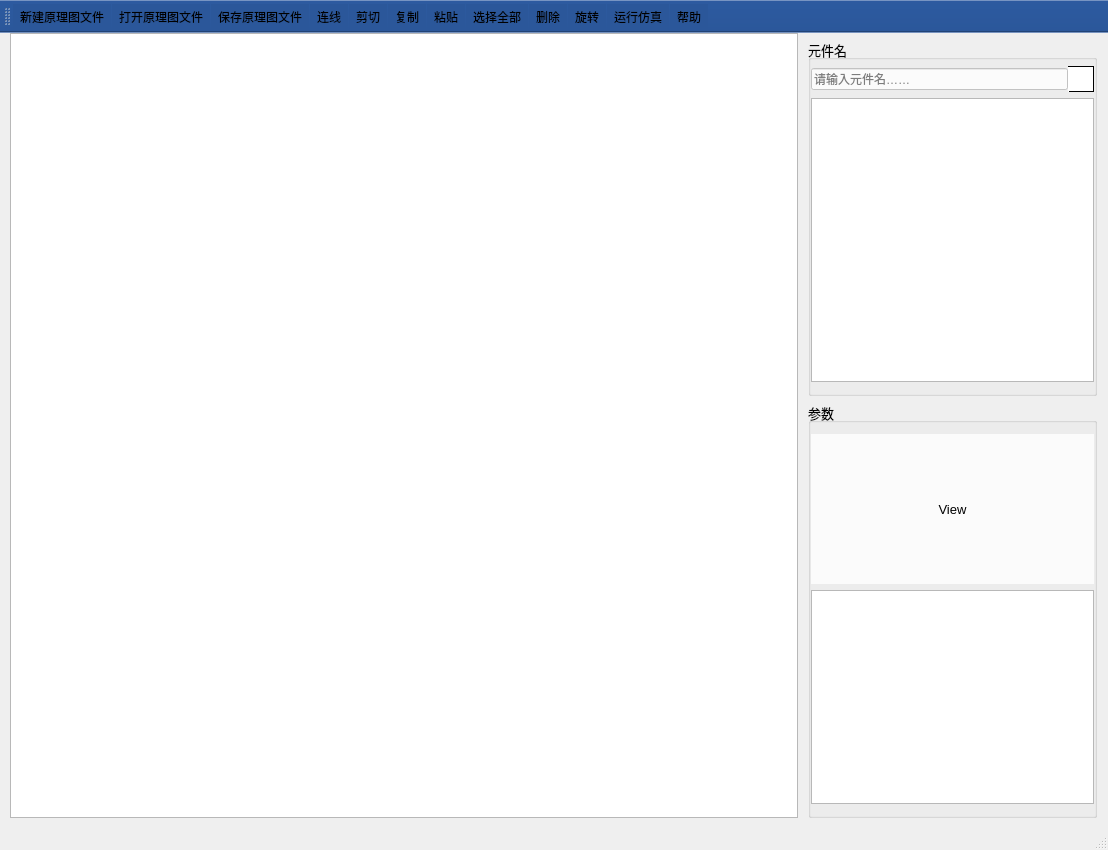
<?xml version="1.0" encoding="UTF-8"?>
<ui version="4.0">
 <class>MainWindow</class>
 <widget class="QMainWindow" name="MainWindow">
  <property name="geometry">
   <rect>
    <x>0</x>
    <y>0</y>
    <width>1108</width>
    <height>850</height>
   </rect>
  </property>
  <property name="maximumSize">
   <size>
    <width>16777215</width>
    <height>16777215</height>
   </size>
  </property>
  <property name="mouseTracking">
   <bool>true</bool>
  </property>
  <property name="windowTitle">
   <string>未命名 - 简易电路仿真器</string>
  </property>
  <property name="windowIcon">
   <iconset resource="resource/res.qrc">
    <normaloff>:/icon/logo</normaloff>:/icon/logo</iconset>
  </property>
  <widget class="QWidget" name="centralWidget">
   <property name="mouseTracking">
    <bool>true</bool>
   </property>
   <property name="autoFillBackground">
    <bool>false</bool>
   </property>
   <property name="styleSheet">
    <string notr="true"/>
   </property>
   <layout class="QGridLayout" name="gridLayout">
    <property name="leftMargin">
     <number>10</number>
    </property>
    <property name="topMargin">
     <number>0</number>
    </property>
    <property name="rightMargin">
     <number>0</number>
    </property>
    <property name="bottomMargin">
     <number>10</number>
    </property>
    <property name="horizontalSpacing">
     <number>10</number>
    </property>
    <property name="verticalSpacing">
     <number>0</number>
    </property>
    <item row="0" column="1">
     <widget class="QWidget" name="edit" native="true">
      <property name="sizePolicy">
       <sizepolicy hsizetype="Preferred" vsizetype="Preferred">
        <horstretch>0</horstretch>
        <verstretch>0</verstretch>
       </sizepolicy>
      </property>
      <property name="minimumSize">
       <size>
        <width>300</width>
        <height>0</height>
       </size>
      </property>
      <property name="maximumSize">
       <size>
        <width>300</width>
        <height>16777215</height>
       </size>
      </property>
      <property name="mouseTracking">
       <bool>true</bool>
      </property>
      <layout class="QGridLayout" name="gridLayout_2">
       <property name="leftMargin">
        <number>0</number>
       </property>
       <property name="topMargin">
        <number>6</number>
       </property>
       <property name="bottomMargin">
        <number>0</number>
       </property>
       <property name="spacing">
        <number>0</number>
       </property>
       <item row="0" column="0">
        <layout class="QVBoxLayout" name="verticalLayout_3" stretch="6,7">
         <property name="bottomMargin">
          <number>0</number>
         </property>
         <item>
          <widget class="QGroupBox" name="partName">
           <property name="maximumSize">
            <size>
             <width>300</width>
             <height>16777215</height>
            </size>
           </property>
           <property name="font">
            <font>
             <family>Microsoft YaHei UI</family>
             <pointsize>10</pointsize>
             <weight>50</weight>
             <bold>false</bold>
            </font>
           </property>
           <property name="title">
            <string>元件名</string>
           </property>
           <property name="flat">
            <bool>true</bool>
           </property>
           <layout class="QGridLayout" name="gridLayout_3">
            <property name="leftMargin">
             <number>0</number>
            </property>
            <property name="topMargin">
             <number>6</number>
            </property>
            <property name="rightMargin">
             <number>0</number>
            </property>
            <item row="0" column="0">
             <layout class="QHBoxLayout" name="horizontalLayout">
              <property name="spacing">
               <number>0</number>
              </property>
              <property name="sizeConstraint">
               <enum>QLayout::SetDefaultConstraint</enum>
              </property>
              <item>
               <widget class="QLineEdit" name="partSearch">
                <property name="font">
                 <font>
                  <family>Microsoft YaHei UI</family>
                  <pointsize>9</pointsize>
                  <weight>50</weight>
                  <bold>false</bold>
                 </font>
                </property>
                <property name="focusPolicy">
                 <enum>Qt::ClickFocus</enum>
                </property>
                <property name="styleSheet">
                 <string notr="true">background-color: rgb(255, 255, 255, 200);</string>
                </property>
                <property name="placeholderText">
                 <string>请输入元件名……</string>
                </property>
               </widget>
              </item>
              <item>
               <widget class="QLabel" name="label">
                <property name="sizePolicy">
                 <sizepolicy hsizetype="Fixed" vsizetype="Fixed">
                  <horstretch>26</horstretch>
                  <verstretch>26</verstretch>
                 </sizepolicy>
                </property>
                <property name="minimumSize">
                 <size>
                  <width>26</width>
                  <height>26</height>
                 </size>
                </property>
                <property name="maximumSize">
                 <size>
                  <width>26</width>
                  <height>26</height>
                 </size>
                </property>
                <property name="styleSheet">
                 <string notr="true">background-color: rgb(255, 255, 255);
border: 1px solid black;
border-left-color: rgb(255, 255, 255);</string>
                </property>
                <property name="frameShape">
                 <enum>QFrame::NoFrame</enum>
                </property>
                <property name="lineWidth">
                 <number>-2</number>
                </property>
                <property name="text">
                 <string/>
                </property>
                <property name="pixmap">
                 <pixmap resource="resource/res.qrc">:/background/search</pixmap>
                </property>
                <property name="scaledContents">
                 <bool>true</bool>
                </property>
                <property name="margin">
                 <number>3</number>
                </property>
               </widget>
              </item>
             </layout>
            </item>
            <item row="1" column="0">
             <widget class="QListWidget" name="partList">
              <property name="font">
               <font>
                <family>Microsoft YaHei UI</family>
                <pointsize>9</pointsize>
               </font>
              </property>
              <property name="toolTip">
               <string>双击以放置该元件</string>
              </property>
             </widget>
            </item>
           </layout>
          </widget>
         </item>
         <item>
          <widget class="QGroupBox" name="parameter">
           <property name="maximumSize">
            <size>
             <width>300</width>
             <height>16777215</height>
            </size>
           </property>
           <property name="font">
            <font>
             <family>Microsoft YaHei UI</family>
             <pointsize>10</pointsize>
             <weight>50</weight>
             <bold>false</bold>
            </font>
           </property>
           <property name="title">
            <string>参数</string>
           </property>
           <property name="flat">
            <bool>true</bool>
           </property>
           <layout class="QVBoxLayout" name="verticalLayout_2">
            <property name="leftMargin">
             <number>0</number>
            </property>
            <property name="rightMargin">
             <number>0</number>
            </property>
            <item>
             <widget class="QLabel" name="labelToViewPart">
              <property name="minimumSize">
               <size>
                <width>0</width>
                <height>150</height>
               </size>
              </property>
              <property name="font">
               <font>
                <family>Microsoft YaHei UI</family>
               </font>
              </property>
              <property name="styleSheet">
               <string notr="true">background-color: rgb(255, 255, 255, 200);</string>
              </property>
              <property name="text">
               <string>View</string>
              </property>
              <property name="alignment">
               <set>Qt::AlignCenter</set>
              </property>
             </widget>
            </item>
            <item>
             <widget class="QTableWidget" name="tableToSetPart">
              <property name="font">
               <font>
                <family>Microsoft YaHei UI</family>
                <pointsize>9</pointsize>
               </font>
              </property>
              <property name="toolTip">
               <string>选择以修改参数</string>
              </property>
              <property name="columnCount">
               <number>1</number>
              </property>
              <attribute name="horizontalHeaderVisible">
               <bool>false</bool>
              </attribute>
              <column/>
             </widget>
            </item>
           </layout>
          </widget>
         </item>
        </layout>
       </item>
      </layout>
     </widget>
    </item>
    <item row="0" column="0">
     <widget class="QGraphicsView" name="viewOfSchematic">
      <property name="mouseTracking">
       <bool>true</bool>
      </property>
      <property name="contextMenuPolicy">
       <enum>Qt::ActionsContextMenu</enum>
      </property>
      <property name="acceptDrops">
       <bool>true</bool>
      </property>
      <property name="backgroundBrush">
       <brush brushstyle="NoBrush">
        <color alpha="255">
         <red>0</red>
         <green>0</green>
         <blue>0</blue>
        </color>
       </brush>
      </property>
      <property name="foregroundBrush">
       <brush brushstyle="NoBrush">
        <color alpha="255">
         <red>0</red>
         <green>0</green>
         <blue>0</blue>
        </color>
       </brush>
      </property>
      <property name="interactive">
       <bool>true</bool>
      </property>
      <property name="dragMode">
       <enum>QGraphicsView::RubberBandDrag</enum>
      </property>
     </widget>
    </item>
   </layout>
  </widget>
  <widget class="QToolBar" name="mainToolBar">
   <property name="windowTitle">
    <string>工具栏</string>
   </property>
   <property name="autoFillBackground">
    <bool>false</bool>
   </property>
   <property name="styleSheet">
    <string notr="true">background-color: rgb(43, 87, 154);</string>
   </property>
   <property name="iconSize">
    <size>
     <width>24</width>
     <height>24</height>
    </size>
   </property>
   <attribute name="toolBarArea">
    <enum>TopToolBarArea</enum>
   </attribute>
   <attribute name="toolBarBreak">
    <bool>false</bool>
   </attribute>
   <addaction name="newSchematicAction"/>
   <addaction name="openSchematicAction"/>
   <addaction name="saveSchematicAction"/>
   <addaction name="drawWireAction"/>
   <addaction name="cutAction"/>
   <addaction name="copyAction"/>
   <addaction name="pasteAction"/>
   <addaction name="selectAllAction"/>
   <addaction name="deleteAction"/>
   <addaction name="rotatePartAction"/>
   <addaction name="runSimulationAction"/>
   <addaction name="helpAction"/>
  </widget>
  <widget class="QStatusBar" name="statusBar">
   <property name="maximumSize">
    <size>
     <width>16777215</width>
     <height>30</height>
    </size>
   </property>
  </widget>
  <action name="openSchematicAction">
   <property name="icon">
    <iconset resource="resource/res.qrc">
     <normaloff>:/icon/open</normaloff>:/icon/open</iconset>
   </property>
   <property name="text">
    <string>打开原理图文件...</string>
   </property>
   <property name="toolTip">
    <string>打开原理图文件(Ctrl+O)</string>
   </property>
   <property name="statusTip">
    <string>打开原理图文件(Ctrl+O)</string>
   </property>
   <property name="shortcut">
    <string>Ctrl+O</string>
   </property>
  </action>
  <action name="drawWireAction">
   <property name="icon">
    <iconset resource="resource/res.qrc">
     <normaloff>:/icon/wire</normaloff>:/icon/wire</iconset>
   </property>
   <property name="text">
    <string>连线</string>
   </property>
   <property name="toolTip">
    <string>绘制连线(W)</string>
   </property>
   <property name="statusTip">
    <string>绘制连线(W)，按Esc退出</string>
   </property>
   <property name="shortcut">
    <string>W</string>
   </property>
  </action>
  <action name="rotatePartAction">
   <property name="icon">
    <iconset resource="resource/res.qrc">
     <normaloff>:/icon/rotate</normaloff>:/icon/rotate</iconset>
   </property>
   <property name="text">
    <string>旋转</string>
   </property>
   <property name="toolTip">
    <string>旋转元件(R)</string>
   </property>
   <property name="statusTip">
    <string>旋转元件(R)</string>
   </property>
   <property name="shortcut">
    <string>R</string>
   </property>
  </action>
  <action name="saveSchematicAction">
   <property name="icon">
    <iconset resource="resource/res.qrc">
     <normaloff>:/icon/save</normaloff>:/icon/save</iconset>
   </property>
   <property name="text">
    <string>保存原理图文件...</string>
   </property>
   <property name="toolTip">
    <string>保存原理图文件(Ctrl+S)</string>
   </property>
   <property name="statusTip">
    <string>保存原理图文件(Ctrl+S)</string>
   </property>
   <property name="shortcut">
    <string>Ctrl+S</string>
   </property>
  </action>
  <action name="runSimulationAction">
   <property name="icon">
    <iconset resource="resource/res.qrc">
     <normaloff>:/icon/run</normaloff>:/icon/run</iconset>
   </property>
   <property name="text">
    <string>运行仿真</string>
   </property>
   <property name="toolTip">
    <string>运行仿真(F11)</string>
   </property>
   <property name="statusTip">
    <string>运行仿真(F11)</string>
   </property>
   <property name="shortcut">
    <string>F11</string>
   </property>
  </action>
  <action name="newSchematicAction">
   <property name="icon">
    <iconset resource="resource/res.qrc">
     <normaloff>:/icon/new</normaloff>:/icon/new</iconset>
   </property>
   <property name="text">
    <string>新建原理图文件...</string>
   </property>
   <property name="toolTip">
    <string>新建原理图文件(Ctrl+N)</string>
   </property>
   <property name="statusTip">
    <string>新建原理图文件(Ctrl+N)</string>
   </property>
   <property name="shortcut">
    <string>Ctrl+N</string>
   </property>
  </action>
  <action name="copyAction">
   <property name="icon">
    <iconset resource="resource/res.qrc">
     <normaloff>:/icon/copy</normaloff>:/icon/copy</iconset>
   </property>
   <property name="text">
    <string>复制</string>
   </property>
   <property name="toolTip">
    <string>复制(Ctrl+C)</string>
   </property>
   <property name="statusTip">
    <string>复制(Ctrl+C)</string>
   </property>
   <property name="shortcut">
    <string>Ctrl+C</string>
   </property>
  </action>
  <action name="pasteAction">
   <property name="icon">
    <iconset resource="resource/res.qrc">
     <normaloff>:/icon/paste</normaloff>:/icon/paste</iconset>
   </property>
   <property name="text">
    <string>粘贴</string>
   </property>
   <property name="toolTip">
    <string>粘贴(Ctrl+V)</string>
   </property>
   <property name="statusTip">
    <string>粘贴(Ctrl+V)</string>
   </property>
   <property name="shortcut">
    <string>Ctrl+V</string>
   </property>
  </action>
  <action name="cutAction">
   <property name="icon">
    <iconset resource="resource/res.qrc">
     <normaloff>:/icon/cut</normaloff>:/icon/cut</iconset>
   </property>
   <property name="text">
    <string>剪切</string>
   </property>
   <property name="toolTip">
    <string>剪切(Ctrl+X)</string>
   </property>
   <property name="statusTip">
    <string>剪切(Ctrl+X)</string>
   </property>
   <property name="shortcut">
    <string>Ctrl+X</string>
   </property>
  </action>
  <action name="selectAllAction">
   <property name="icon">
    <iconset resource="resource/res.qrc">
     <normaloff>:/icon/selectAll</normaloff>:/icon/selectAll</iconset>
   </property>
   <property name="text">
    <string>选择全部</string>
   </property>
   <property name="toolTip">
    <string>选择全部(Ctrl+A)</string>
   </property>
   <property name="statusTip">
    <string>选择全部(Ctrl+A)</string>
   </property>
   <property name="shortcut">
    <string>Ctrl+A</string>
   </property>
  </action>
  <action name="deleteAction">
   <property name="icon">
    <iconset resource="resource/res.qrc">
     <normaloff>:/icon/delete</normaloff>:/icon/delete</iconset>
   </property>
   <property name="text">
    <string>删除</string>
   </property>
   <property name="toolTip">
    <string>删除</string>
   </property>
   <property name="statusTip">
    <string>删除</string>
   </property>
  </action>
  <action name="helpAction">
   <property name="icon">
    <iconset resource="resource/res.qrc">
     <normaloff>:/icon/help</normaloff>:/icon/help</iconset>
   </property>
   <property name="text">
    <string>帮助</string>
   </property>
   <property name="toolTip">
    <string>查看帮助(Ctrl+F1)</string>
   </property>
   <property name="statusTip">
    <string>查看帮助(Ctrl+F1)</string>
   </property>
   <property name="shortcut">
    <string>Ctrl+F1</string>
   </property>
  </action>
 </widget>
 <layoutdefault spacing="6" margin="11"/>
 <resources>
  <include location="resource/res.qrc"/>
 </resources>
 <connections>
  <connection>
   <sender>openSchematicAction</sender>
   <signal>triggered()</signal>
   <receiver>MainWindow</receiver>
   <slot>openSchematic()</slot>
   <hints>
    <hint type="sourcelabel">
     <x>-1</x>
     <y>-1</y>
    </hint>
    <hint type="destinationlabel">
     <x>551</x>
     <y>437</y>
    </hint>
   </hints>
  </connection>
  <connection>
   <sender>partList</sender>
   <signal>itemSelectionChanged()</signal>
   <receiver>MainWindow</receiver>
   <slot>viewPartImage()</slot>
   <hints>
    <hint type="sourcelabel">
     <x>1024</x>
     <y>375</y>
    </hint>
    <hint type="destinationlabel">
     <x>553</x>
     <y>384</y>
    </hint>
   </hints>
  </connection>
  <connection>
   <sender>tableToSetPart</sender>
   <signal>cellChanged(int,int)</signal>
   <receiver>MainWindow</receiver>
   <slot>savePartParameter(int,int)</slot>
   <hints>
    <hint type="sourcelabel">
     <x>1015</x>
     <y>701</y>
    </hint>
    <hint type="destinationlabel">
     <x>659</x>
     <y>700</y>
    </hint>
   </hints>
  </connection>
  <connection>
   <sender>partList</sender>
   <signal>itemDoubleClicked(QListWidgetItem*)</signal>
   <receiver>MainWindow</receiver>
   <slot>initPart(QListWidgetItem*)</slot>
   <hints>
    <hint type="sourcelabel">
     <x>915</x>
     <y>283</y>
    </hint>
    <hint type="destinationlabel">
     <x>552</x>
     <y>301</y>
    </hint>
   </hints>
  </connection>
  <connection>
   <sender>drawWireAction</sender>
   <signal>triggered()</signal>
   <receiver>MainWindow</receiver>
   <slot>drawWire()</slot>
   <hints>
    <hint type="sourcelabel">
     <x>-1</x>
     <y>-1</y>
    </hint>
    <hint type="destinationlabel">
     <x>556</x>
     <y>436</y>
    </hint>
   </hints>
  </connection>
  <connection>
   <sender>rotatePartAction</sender>
   <signal>triggered()</signal>
   <receiver>MainWindow</receiver>
   <slot>rotatePart()</slot>
   <hints>
    <hint type="sourcelabel">
     <x>-1</x>
     <y>-1</y>
    </hint>
    <hint type="destinationlabel">
     <x>556</x>
     <y>436</y>
    </hint>
   </hints>
  </connection>
  <connection>
   <sender>saveSchematicAction</sender>
   <signal>triggered()</signal>
   <receiver>MainWindow</receiver>
   <slot>saveSchematic()</slot>
   <hints>
    <hint type="sourcelabel">
     <x>-1</x>
     <y>-1</y>
    </hint>
    <hint type="destinationlabel">
     <x>556</x>
     <y>436</y>
    </hint>
   </hints>
  </connection>
  <connection>
   <sender>partSearch</sender>
   <signal>textChanged(QString)</signal>
   <receiver>MainWindow</receiver>
   <slot>searchPart(QString)</slot>
   <hints>
    <hint type="sourcelabel">
     <x>874</x>
     <y>75</y>
    </hint>
    <hint type="destinationlabel">
     <x>791</x>
     <y>122</y>
    </hint>
   </hints>
  </connection>
  <connection>
   <sender>partSearch</sender>
   <signal>editingFinished()</signal>
   <receiver>partList</receiver>
   <slot>setFocus()</slot>
   <hints>
    <hint type="sourcelabel">
     <x>926</x>
     <y>82</y>
    </hint>
    <hint type="destinationlabel">
     <x>937</x>
     <y>168</y>
    </hint>
   </hints>
  </connection>
  <connection>
   <sender>runSimulationAction</sender>
   <signal>triggered()</signal>
   <receiver>MainWindow</receiver>
   <slot>runSimulation()</slot>
   <hints>
    <hint type="sourcelabel">
     <x>-1</x>
     <y>-1</y>
    </hint>
    <hint type="destinationlabel">
     <x>523</x>
     <y>436</y>
    </hint>
   </hints>
  </connection>
  <connection>
   <sender>newSchematicAction</sender>
   <signal>triggered()</signal>
   <receiver>MainWindow</receiver>
   <slot>newSchematic()</slot>
   <hints>
    <hint type="sourcelabel">
     <x>-1</x>
     <y>-1</y>
    </hint>
    <hint type="destinationlabel">
     <x>553</x>
     <y>436</y>
    </hint>
   </hints>
  </connection>
  <connection>
   <sender>copyAction</sender>
   <signal>triggered()</signal>
   <receiver>MainWindow</receiver>
   <slot>copy()</slot>
   <hints>
    <hint type="sourcelabel">
     <x>-1</x>
     <y>-1</y>
    </hint>
    <hint type="destinationlabel">
     <x>553</x>
     <y>436</y>
    </hint>
   </hints>
  </connection>
  <connection>
   <sender>pasteAction</sender>
   <signal>triggered()</signal>
   <receiver>MainWindow</receiver>
   <slot>paste()</slot>
   <hints>
    <hint type="sourcelabel">
     <x>-1</x>
     <y>-1</y>
    </hint>
    <hint type="destinationlabel">
     <x>553</x>
     <y>436</y>
    </hint>
   </hints>
  </connection>
  <connection>
   <sender>cutAction</sender>
   <signal>triggered()</signal>
   <receiver>MainWindow</receiver>
   <slot>cut()</slot>
   <hints>
    <hint type="sourcelabel">
     <x>-1</x>
     <y>-1</y>
    </hint>
    <hint type="destinationlabel">
     <x>553</x>
     <y>436</y>
    </hint>
   </hints>
  </connection>
  <connection>
   <sender>selectAllAction</sender>
   <signal>triggered()</signal>
   <receiver>MainWindow</receiver>
   <slot>selectAll()</slot>
   <hints>
    <hint type="sourcelabel">
     <x>-1</x>
     <y>-1</y>
    </hint>
    <hint type="destinationlabel">
     <x>553</x>
     <y>436</y>
    </hint>
   </hints>
  </connection>
  <connection>
   <sender>deleteAction</sender>
   <signal>triggered()</signal>
   <receiver>MainWindow</receiver>
   <slot>deleteItem()</slot>
   <hints>
    <hint type="sourcelabel">
     <x>-1</x>
     <y>-1</y>
    </hint>
    <hint type="destinationlabel">
     <x>553</x>
     <y>436</y>
    </hint>
   </hints>
  </connection>
  <connection>
   <sender>helpAction</sender>
   <signal>triggered()</signal>
   <receiver>MainWindow</receiver>
   <slot>help()</slot>
   <hints>
    <hint type="sourcelabel">
     <x>-1</x>
     <y>-1</y>
    </hint>
    <hint type="destinationlabel">
     <x>553</x>
     <y>436</y>
    </hint>
   </hints>
  </connection>
  <connection>
   <sender>tableToSetPart</sender>
   <signal>cellClicked(int,int)</signal>
   <receiver>MainWindow</receiver>
   <slot>setEditState(int,int)</slot>
   <hints>
    <hint type="sourcelabel">
     <x>872</x>
     <y>736</y>
    </hint>
    <hint type="destinationlabel">
     <x>804</x>
     <y>749</y>
    </hint>
   </hints>
  </connection>
 </connections>
 <slots>
  <slot>openSchematic()</slot>
  <slot>viewPartImage()</slot>
  <slot>savePartParameter(int,int)</slot>
  <slot>initPart(QListWidgetItem*)</slot>
  <slot>drawWire()</slot>
  <slot>rotatePart()</slot>
  <slot>saveSchematic()</slot>
  <slot>searchPart(QString)</slot>
  <slot>runSimulation()</slot>
  <slot>newSchematic()</slot>
  <slot>copy()</slot>
  <slot>paste()</slot>
  <slot>cut()</slot>
  <slot>selectAll()</slot>
  <slot>deleteItem()</slot>
  <slot>help()</slot>
  <slot>setEditState(int,int)</slot>
 </slots>
</ui>
